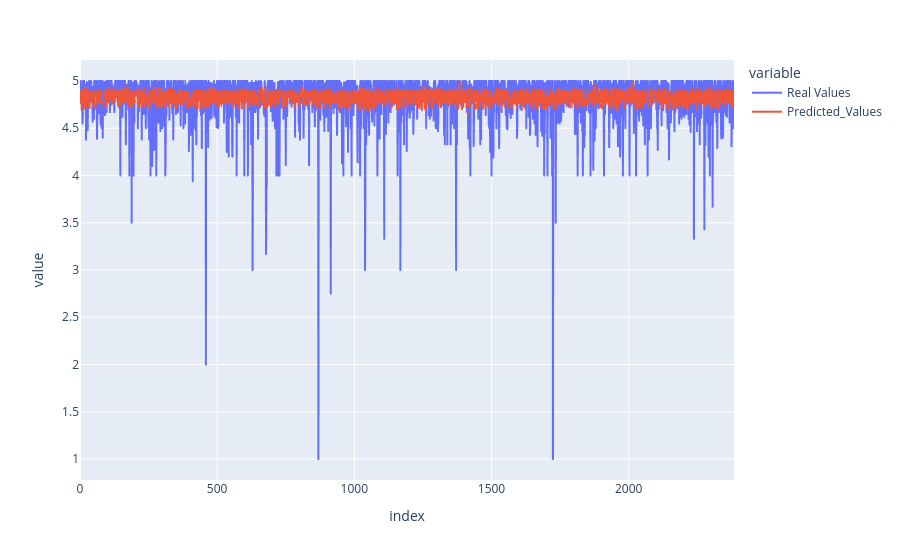

Source (notebook cell):
### Code cell
df_lasso = pd.DataFrame({'Real Values': y_test, 'Predicted_Values': y_pred})



import plotly.express as px

fig = px.line(df_lasso, y=['Real Values', 'Predicted_Values'])
fig.show()

### Figure 1 — Plotly figure (JSON) as saved in the notebook; plotly's stock layout.template omitted (floating-point values rounded to 4 significant figures; data arrays with more than 128 entries replaced by an {"elided": "..."} marker saying what was removed)
{"data": [{"hovertemplate": "variable=Real Values<br>index=%{x}<br>value=%{y}<extra></extra>", "legendgroup": "Real Values", "line": {"color": "#636efa", "dash": "solid"}, "marker": {"symbol": "circle"}, "mode": "lines", "name": "Real Values", "showlegend": true, "type": "scattergl", "x": {"elided": "2385 int values"}, "xaxis": "x", "y": {"elided": "2385 float values"}, "yaxis": "y"}, {"hovertemplate": "variable=Predicted_Values<br>index=%{x}<br>value=%{y}<extra></extra>", "legendgroup": "Predicted_Values", "line": {"color": "#EF553B", "dash": "solid"}, "marker": {"symbol": "circle"}, "mode": "lines", "name": "Predicted_Values", "showlegend": true, "type": "scattergl", "x": {"elided": "2385 int values"}, "xaxis": "x", "y": {"elided": "2385 float values"}, "yaxis": "y"}], "layout": {"legend": {"title": {"text": "variable"}, "tracegroupgap": 0}, "margin": {"t": 60}, "xaxis": {"anchor": "y", "domain": [0, 1], "title": {"text": "index"}}, "yaxis": {"anchor": "x", "domain": [0, 1], "title": {"text": "value"}}}}
